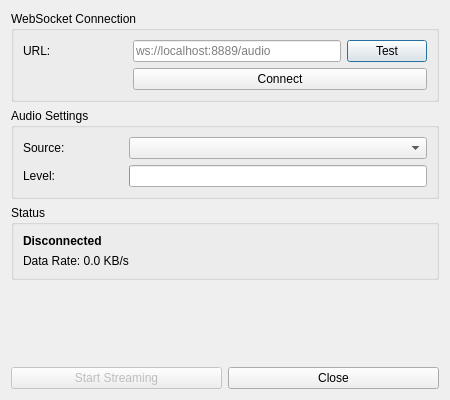
<?xml version="1.0" encoding="UTF-8"?>
<ui version="4.0">
 <class>SettingsDialog</class>
 <widget class="QDialog" name="SettingsDialog">
  <property name="geometry">
   <rect>
    <x>0</x>
    <y>0</y>
    <width>450</width>
    <height>400</height>
   </rect>
  </property>
  <property name="windowTitle">
   <string>Audio to WebSocket Settings</string>
  </property>
  <layout class="QVBoxLayout" name="verticalLayout">
   <item>
    <widget class="QGroupBox" name="connectionGroup">
     <property name="title">
      <string>WebSocket Connection</string>
     </property>
     <layout class="QGridLayout" name="gridLayout">
      <item row="0" column="0">
       <widget class="QLabel" name="urlLabel">
        <property name="text">
         <string>URL:</string>
        </property>
       </widget>
      </item>
      <item row="0" column="1" colspan="2">
       <widget class="QLineEdit" name="urlEdit">
        <property name="placeholderText">
         <string>ws://localhost:8889/audio</string>
        </property>
       </widget>
      </item>
      <item row="0" column="3">
       <widget class="QPushButton" name="testButton">
        <property name="text">
         <string>Test</string>
        </property>
        <property name="maximumSize">
         <size>
          <width>80</width>
          <height>16777215</height>
         </size>
        </property>
       </widget>
      </item>
      <item row="1" column="1" colspan="3">
       <widget class="QPushButton" name="connectButton">
        <property name="text">
         <string>Connect</string>
        </property>
       </widget>
      </item>
     </layout>
    </widget>
   </item>
   <item>
    <widget class="QGroupBox" name="audioGroup">
     <property name="title">
      <string>Audio Settings</string>
     </property>
     <layout class="QGridLayout" name="gridLayout_2">
      <item row="0" column="0">
       <widget class="QLabel" name="sourceLabel">
        <property name="text">
         <string>Source:</string>
        </property>
       </widget>
      </item>
      <item row="0" column="1" colspan="3">
       <widget class="QComboBox" name="audioSourceCombo"/>
      </item>
      <item row="1" column="0">
       <widget class="QLabel" name="levelLabel">
        <property name="text">
         <string>Level:</string>
        </property>
       </widget>
      </item>
      <item row="1" column="1" colspan="3">
       <widget class="QProgressBar" name="audioLevelBar">
        <property name="value">
         <number>0</number>
        </property>
        <property name="textVisible">
         <bool>false</bool>
        </property>
       </widget>
      </item>
     </layout>
    </widget>
   </item>
   <item>
    <widget class="QGroupBox" name="statusGroup">
     <property name="title">
      <string>Status</string>
     </property>
     <layout class="QVBoxLayout" name="verticalLayout_2">
      <item>
       <widget class="QLabel" name="statusLabel">
        <property name="text">
         <string>Disconnected</string>
        </property>
        <property name="styleSheet">
         <string notr="true">font-weight: bold;</string>
        </property>
       </widget>
      </item>
      <item>
       <widget class="QLabel" name="dataRateLabel">
        <property name="text">
         <string>Data Rate: 0.0 KB/s</string>
        </property>
       </widget>
      </item>
     </layout>
    </widget>
   </item>
   <item>
    <spacer name="verticalSpacer">
     <property name="orientation">
      <enum>Qt::Vertical</enum>
     </property>
     <property name="sizeHint" stdset="0">
      <size>
       <width>20</width>
       <height>40</height>
      </size>
     </property>
    </spacer>
   </item>
   <item>
    <layout class="QHBoxLayout" name="buttonLayout">
     <item>
      <widget class="QPushButton" name="startStopButton">
       <property name="text">
        <string>Start Streaming</string>
       </property>
       <property name="enabled">
        <bool>false</bool>
       </property>
      </widget>
     </item>
     <item>
      <widget class="QPushButton" name="closeButton">
       <property name="text">
        <string>Close</string>
       </property>
      </widget>
     </item>
    </layout>
   </item>
  </layout>
 </widget>
 <resources/>
 <connections/>
</ui>
